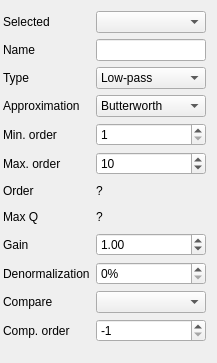
             <widget class="QWidget" name="scrollAreaWidgetContents_3">
              <property name="geometry">
               <rect>
                <x>0</x>
                <y>0</y>
                <width>217</width>
                <height>363</height>
               </rect>
              </property>
              <property name="sizePolicy">
               <sizepolicy hsizetype="Ignored" vsizetype="Preferred">
                <horstretch>0</horstretch>
                <verstretch>0</verstretch>
               </sizepolicy>
              </property>
              <property name="maximumSize">
               <size>
                <width>16777215</width>
                <height>16777215</height>
               </size>
              </property>
              <layout class="QGridLayout" name="gridLayout_2">
               <property name="leftMargin">
                <number>3</number>
               </property>
               <item row="1" column="1">
                <widget class="QLineEdit" name="filtername_box">
                 <property name="mouseTracking">
                  <bool>false</bool>
                 </property>
                 <property name="acceptDrops">
                  <bool>false</bool>
                 </property>
                </widget>
               </item>
               <item row="8" column="1">
                <widget class="QLabel" name="N_label">
                 <property name="maximumSize">
                  <size>
                   <width>16777215</width>
                   <height>20</height>
                  </size>
                 </property>
                 <property name="text">
                  <string>?</string>
                 </property>
                </widget>
               </item>
               <item row="9" column="1">
                <widget class="QLabel" name="max_Q_label">
                 <property name="maximumSize">
                  <size>
                   <width>16777215</width>
                   <height>20</height>
                  </size>
                 </property>
                 <property name="text">
                  <string>?</string>
                 </property>
                </widget>
               </item>
               <item row="1" column="0">
                <widget class="QLabel" name="label_26">
                 <property name="text">
                  <string>Name</string>
                 </property>
                </widget>
               </item>
               <item row="12" column="0">
                <widget class="QLabel" name="label_30">
                 <property name="text">
                  <string>Compare</string>
                 </property>
                </widget>
               </item>
               <item row="3" column="1">
                <widget class="QComboBox" name="aprox_box">
                 <item>
                  <property name="text">
                   <string>Butterworth</string>
                  </property>
                 </item>
                 <item>
                  <property name="text">
                   <string>Chebyshev</string>
                  </property>
                 </item>
                 <item>
                  <property name="text">
                   <string>Chebyshev 2</string>
                  </property>
                 </item>
                 <item>
                  <property name="text">
                   <string>Cauer</string>
                  </property>
                 </item>
                 <item>
                  <property name="text">
                   <string>Legendre</string>
                  </property>
                 </item>
                 <item>
                  <property name="text">
                   <string>Bessel</string>
                  </property>
                 </item>
                 <item>
                  <property name="text">
                   <string>Gauss</string>
                  </property>
                 </item>
                </widget>
               </item>
               <item row="0" column="1">
                <widget class="QComboBox" name="selfil_cb"/>
               </item>
               <item row="2" column="0">
                <widget class="QLabel" name="label_27">
                 <property name="text">
                  <string>Type</string>
                 </property>
                </widget>
               </item>
               <item row="8" column="0">
                <widget class="QLabel" name="label_36">
                 <property name="text">
                  <string>Order</string>
                 </property>
                </widget>
               </item>
               <item row="9" column="0">
                <widget class="QLabel" name="label_32">
                 <property name="text">
                  <string>Max Q</string>
                 </property>
                </widget>
               </item>
               <item row="7" column="1">
                <widget class="QSpinBox" name="N_max_box">
                 <property name="minimum">
                  <number>0</number>
                 </property>
                 <property name="maximum">
                  <number>50</number>
                 </property>
                 <property name="value">
                  <number>10</number>
                 </property>
                </widget>
               </item>
               <item row="10" column="1">
                <widget class="QDoubleSpinBox" name="gain_box">
                 <property name="minimum">
                  <double>0.010000000000000</double>
                 </property>
                 <property name="maximum">
                  <double>1000000.000000000000000</double>
                 </property>
                 <property name="singleStep">
                  <double>0.010000000000000</double>
                 </property>
                 <property name="value">
                  <double>1.000000000000000</double>
                 </property>
                </widget>
               </item>
               <item row="6" column="0">
                <widget class="QLabel" name="label_49">
                 <property name="text">
                  <string>Min. order</string>
                 </property>
                </widget>
               </item>
               <item row="0" column="0">
                <widget class="QLabel" name="label_29">
                 <property name="text">
                  <string>Selected</string>
                 </property>
                </widget>
               </item>
               <item row="2" column="1">
                <widget class="QComboBox" name="tipo_box">
                 <property name="minimumSize">
                  <size>
                   <width>0</width>
                   <height>0</height>
                  </size>
                 </property>
                 <item>
                  <property name="text">
                   <string>Low-pass</string>
                  </property>
                 </item>
                 <item>
                  <property name="text">
                   <string>High-pass</string>
                  </property>
                 </item>
                 <item>
                  <property name="text">
                   <string>Band-pass</string>
                  </property>
                 </item>
                 <item>
                  <property name="text">
                   <string>Band-reject</string>
                  </property>
                 </item>
                 <item>
                  <property name="text">
                   <string>Group delay</string>
                  </property>
                 </item>
                </widget>
               </item>
               <item row="10" column="0">
                <widget class="QLabel" name="label_28">
                 <property name="text">
                  <string>Gain</string>
                 </property>
                </widget>
               </item>
               <item row="11" column="1">
                <widget class="QDoubleSpinBox" name="denorm_box">
                 <property name="suffix">
                  <string>%</string>
                 </property>
                 <property name="decimals">
                  <number>0</number>
                 </property>
                 <property name="minimum">
                  <double>0.000000000000000</double>
                 </property>
                 <property name="maximum">
                  <double>100.000000000000000</double>
                 </property>
                 <property name="singleStep">
                  <double>1.000000000000000</double>
                 </property>
                 <property name="value">
                  <double>0.000000000000000</double>
                 </property>
                </widget>
               </item>
               <item row="3" column="0">
                <widget class="QLabel" name="label_54">
                 <property name="text">
                  <string>Approximation</string>
                 </property>
                </widget>
               </item>
               <item row="7" column="0">
                <widget class="QLabel" name="label_59">
                 <property name="text">
                  <string>Max. order</string>
                 </property>
                </widget>
               </item>
               <item row="6" column="1">
                <widget class="QSpinBox" name="N_min_box">
                 <property name="minimum">
                  <number>1</number>
                 </property>
                 <property name="maximum">
                  <number>50</number>
                 </property>
                </widget>
               </item>
               <item row="12" column="1">
                <widget class="CheckableComboBox" name="compareapprox_cb">
                 <property name="currentIndex">
                  <number>-1</number>
                 </property>
                 <item>
                  <property name="text">
                   <string>Butterworth</string>
                  </property>
                 </item>
                 <item>
                  <property name="text">
                   <string>Chebyshev</string>
                  </property>
                 </item>
                 <item>
                  <property name="text">
                   <string>Chebyshev 2</string>
                  </property>
                 </item>
                 <item>
                  <property name="text">
                   <string>Cauer</string>
                  </property>
                 </item>
                 <item>
                  <property name="text">
                   <string>Legendre</string>
                  </property>
                 </item>
                 <item>
                  <property name="text">
                   <string>Bessel</string>
                  </property>
                 </item>
                 <item>
                  <property name="text">
                   <string>Gauss</string>
                  </property>
                 </item>
                </widget>
               </item>
               <item row="11" column="0">
                <widget class="QLabel" name="label_61">
                 <property name="text">
                  <string>Denormalization</string>
                 </property>
                </widget>
               </item>
               <item row="13" column="0">
                <widget class="QLabel" name="label_33">
                 <property name="text">
                  <string>Comp. order</string>
                 </property>
                </widget>
               </item>
               <item row="13" column="1">
                <widget class="QSpinBox" name="comp_N_box">
                 <property name="toolTip">
                  <string>&lt;html&gt;&lt;head/&gt;&lt;body&gt;&lt;p&gt;Order -1: find lowest order for template&lt;br/&gt;Order 0: use same order as the lead approximation&lt;/p&gt;&lt;p&gt;Order &amp;gt; 0: use this order&lt;/p&gt;&lt;/body&gt;&lt;/html&gt;</string>
                 </property>
                 <property name="minimum">
                  <number>-1</number>
                 </property>
                 <property name="maximum">
                  <number>50</number>
                 </property>
                 <property name="value">
                  <number>-1</number>
                 </property>
                </widget>
               </item>
              </layout>
             </widget>
